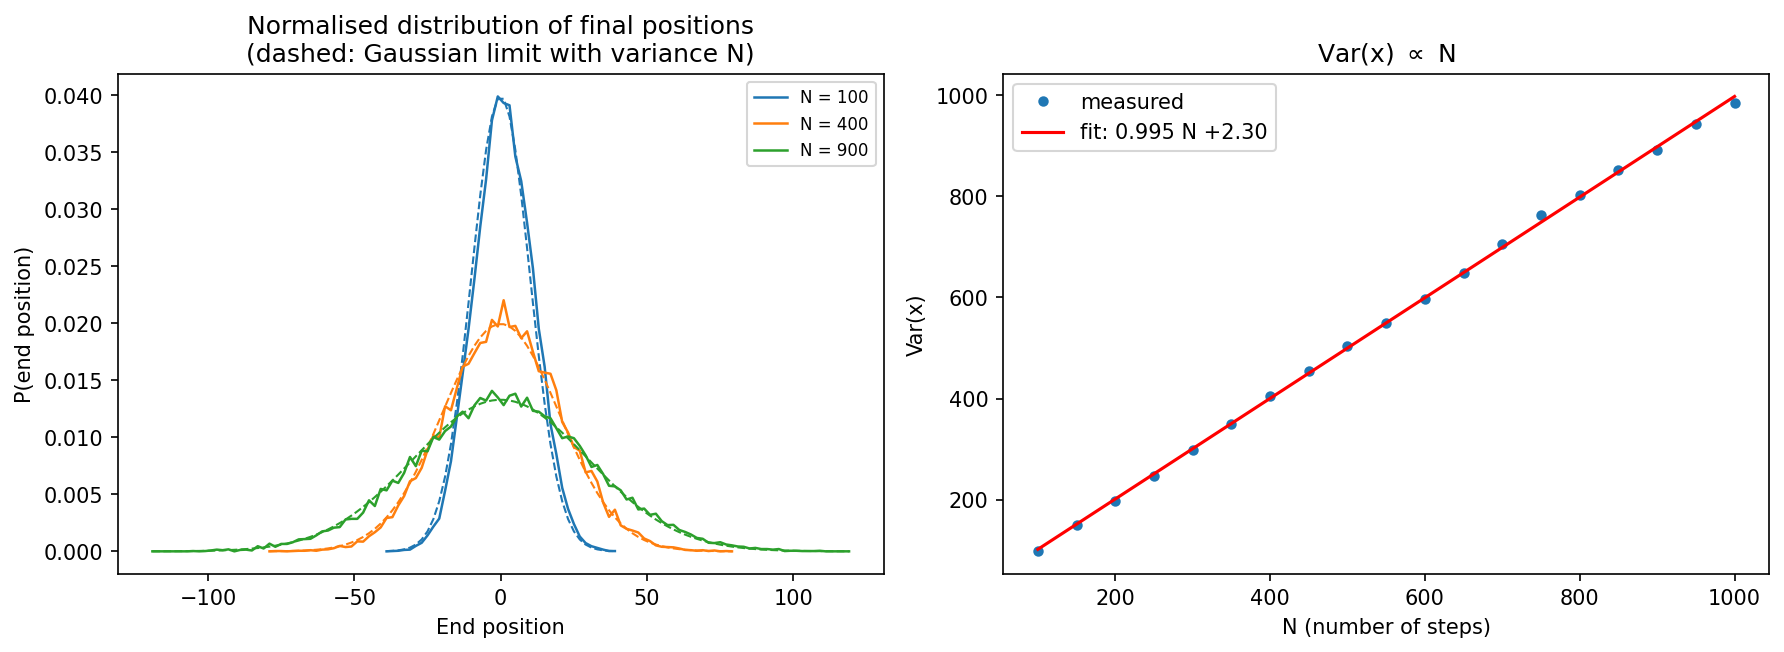

Reproduce this figure in Python.
"""
Worksheet 5, Problem 1  --  Python 3 corrected version of p1.py

A random walker on a 1-d lattice hops left or right with equal probability,
starting from the origin.  Store the final position after N steps, repeat for
an ensemble of M walkers, plot the normalised distribution of final
positions, compute the mean and the variance, and show that the variance
grows linearly with N.

Changes made relative to the original p1.py
-------------------------------------------
1. M = 100 walkers is not "M >> 1"; the variance estimate it produces is so
   noisy that the linear growth is hard to see.  Raised to 20000.
2. The mean position was computed into z1 and then never used, although the
   worksheet asks for it.  It is now reported alongside the variance.
3. The histogram shown was only the final ensemble (N = 999); every earlier
   ensemble was overwritten and thrown away.  Distributions for three
   different N are now kept and plotted together.
4. The inner walk was a Python loop calling random.choice once per step,
   which is about a hundred times slower than drawing the steps as an array.
   The walk is still built explicitly from +-1 steps -- nothing is imported
   to do it -- but the steps are drawn in one go and summed.
5. The variance is fitted against N by hand and the slope compared with the
   analytic value 1 (Var = N for unit steps with p = q = 1/2).
6. The final-position histogram is compared with the Gaussian limit
   N(0, N) that the central limit theorem predicts.

Algorithms are hand written: the walk, the histogram and the least-squares
fit are all implemented here.
"""

import numpy as np
import matplotlib.pyplot as plt


def walk_endpoints(n_steps, n_walkers):
    """
    Final position of `n_walkers` independent walkers after `n_steps` hops.

    Each step is +1 or -1 with probability 1/2.  The steps are drawn as a
    (n_walkers, n_steps) array of uniforms, mapped to +-1, and summed along
    the step axis -- exactly the same walk the original for-loop performed,
    just done a row at a time.
    """
    steps = np.where(np.random.rand(n_walkers, n_steps) < 0.5, -1, 1)
    return np.sum(steps, axis=1)


def pdf(samples, lo, hi, bin_width=2.0):
    """
    Probability density of `samples`, computed by hand in a single pass.

    After an even number of steps the endpoint is always even (and after an
    odd number, always odd), so the lattice only populates every second
    integer.  A bin width of 2 puts exactly one reachable site in each bin
    and avoids the empty-bin comb that a width of 1 would produce.
    """
    n_bins = int(np.ceil((hi - lo) / bin_width))
    counts = np.zeros(n_bins)

    for s in samples:
        idx = int((s - lo) / bin_width)
        if 0 <= idx < n_bins:
            counts[idx] += 1.0

    centres = lo + (np.arange(n_bins) + 0.5) * bin_width
    density = counts / (len(samples) * bin_width)
    return centres, density


def least_squares_slope(x, y):
    """Slope and intercept of the best straight line, computed by hand."""
    xm, ym = np.mean(x), np.mean(y)
    slope = np.sum((x - xm) * (y - ym)) / np.sum((x - xm) ** 2)
    return slope, ym - slope * xm


def gaussian(x, mu, var):
    return np.exp(-((x - mu) ** 2) / (2.0 * var)) / np.sqrt(2.0 * np.pi * var)


def main():
    n_walkers = 20000
    N_grid = np.arange(100, 1001, 50)

    means = np.zeros(len(N_grid))
    variances = np.zeros(len(N_grid))

    for k, N in enumerate(N_grid):
        ends = walk_endpoints(N, n_walkers)
        means[k] = np.mean(ends)
        variances[k] = np.var(ends)

    slope, intercept = least_squares_slope(N_grid.astype(float), variances)

    print("M = %d walkers per ensemble" % n_walkers)
    print("mean position averaged over all N : %+.4f   (exact 0)"
          % np.mean(means))
    print("Var(x) = %.4f * N %+.4f      (exact Var = 1.0 * N)"
          % (slope, intercept))

    # --- distributions at three values of N ------------------------------
    fig, ax = plt.subplots(1, 2, figsize=(12, 4.5))

    for N in [100, 400, 900]:
        ends = walk_endpoints(N, n_walkers)
        lim = 4.0 * np.sqrt(N)
        centres, density = pdf(ends, -lim, lim)
        line, = ax[0].plot(centres, density, lw=1.2, label="N = %d" % N)
        ax[0].plot(centres, gaussian(centres, 0.0, float(N)), "--",
                   lw=1.0, color=line.get_color())

    ax[0].set_xlabel("End position")
    ax[0].set_ylabel("P(end position)")
    ax[0].set_title("Normalised distribution of final positions\n"
                    "(dashed: Gaussian limit with variance N)")
    ax[0].legend(fontsize=8)

    ax[1].plot(N_grid, variances, "o", ms=4, label="measured")
    ax[1].plot(N_grid, slope * N_grid + intercept, "-", color="red",
               label="fit: %.3f N %+.2f" % (slope, intercept))
    ax[1].set_xlabel("N (number of steps)")
    ax[1].set_ylabel("Var(x)")
    ax[1].set_title(r"Var(x) $\propto$ N")
    ax[1].legend()

    fig.tight_layout()
    plt.show()


if __name__ == "__main__":
    main()
